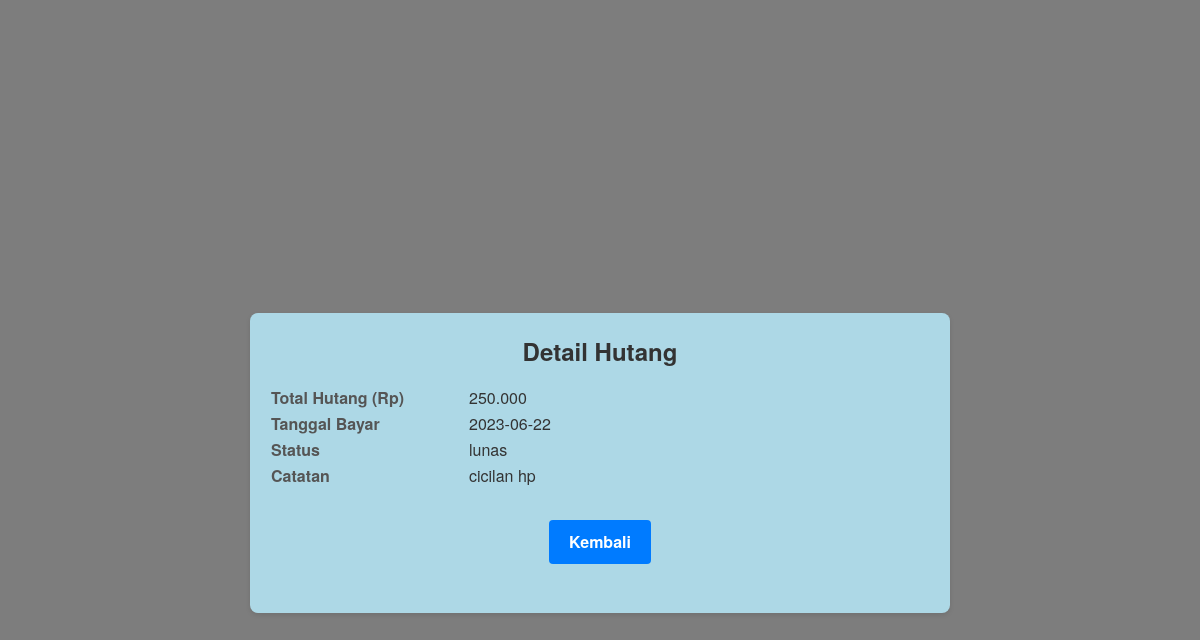
/detailhut.php?id=1, run on the app's committed database.
### tables this page shows
CREATE TABLE `hutag` (
  `id_hutang` int(20) NOT NULL,
  `username` varchar(50) NOT NULL,
  `total_hutang` text NOT NULL,
  `tgl_bayar` date NOT NULL,
  `status` text NOT NULL,
  `catatan` text NOT NULL
);

### detailhut.php (the view, shortened to what this page needs)
<?php
include 'koneksi.php';
$id = $_GET['id'];
$query = "SELECT * FROM hutag WHERE id_hutang = $id";
$result = mysqli_query($koneksi, $query);
if (mysqli_num_rows($result) > 0) {
    $hutang = mysqli_fetch_assoc($result);
?>
<!DOCTYPE html>
<html>
<head>
    <link rel="stylesheet" href="https://cdn.jsdelivr.net/npm/tailwindcss@2.2.19/dist/tailwind.min.css">
</head>
<body>
    <div class="container">
        <h1 class="mb-4">Detail Hutang</h1>
        <table class="table">
            <tbody>
                <tr>
                    <th scope="row">Total Hutang (Rp)</th>
                    <td><?php echo $hutang['total_hutang']; ?></td>
                </tr>
                <tr>
                    <th scope="row">Tanggal Bayar</th>
                    <td><?php echo $hutang['tgl_bayar']; ?></td>
                </tr>
                <tr>
                    <th scope="row">Status</th>
                    <td><?php echo $hutang['status']; ?></td>
                </tr>
                <tr>
                    <th scope="row">Catatan</th>
                    <td><?php echo $hutang['catatan']; ?></td>
                </tr>
                <tr>
                    <td colspan="2" class="button-container">
                        <div class="button-container">
                            <a href="hutang.php" class="bg-blue-500 hover:bg-blue-700 text-white font-bold py-2 px-4 rounded">Kembali</a>
                        </div>
                    </td>
                </tr>
            </tbody>
        </table>
    </div>
</body>
</html>
<?php
} else {
    header("Location: tanggungan.php");
    exit();
}
?>

### detailhut.php (style rules this page uses)
html, body { height: 100%; }
body { display: flex; justify-content: center; align-items: center; font-family: 'Helvetica Neue', sans-serif; min-height: 100vh; background:linear-gradient(rgba(0, 0, 0, 0.510),rgba(0, 0, 0, 0.510)), url(https://www.nevertherightword.com/wp-content/uploads/2019/04/wallet-cash-coins-never-right-word-scaled.jpg); background-size: cover; background-position: center; padding: 3em 3em 0; flex: 5 5 150px; padding-top: 125px; }
.container { max-width: 700px; height: 300px; background-color: #ADD8E6; border-radius: 8px; padding: 20px; box-shadow: 0px 2px 5px rgba(0, 0, 0, 0.1); }
h1 { font-size: 24px; font-weight: bold; margin-bottom: 30px; color: #333; text-align: center; }
table { width: 100%; }
th { width: 30%; font-weight: bold; text-align: left; color: #555; }
td { color: #333; }
.button-container { text-align: center; margin-top: 30px; }
.button-container a { display: inline-block; padding: 10px 20px; background-color: #007bff; color: #fff; text-decoration: none; border-radius: 4px; transition: background-color 0.3s ease; }

### data on the page
hutag: total_hutang "250.000", tgl_bayar "2023-06-22", status "lunas", catatan "cicilan hp"
